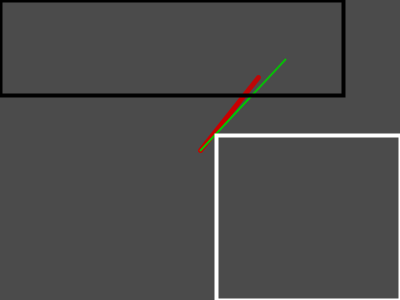
Frame 1 (no input)
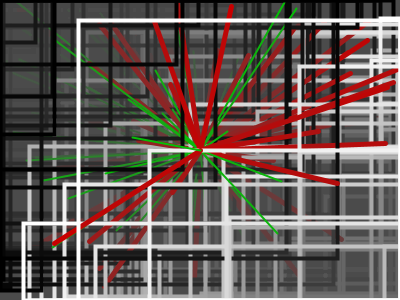
Frame 60 (the mouse pressed at the canvas centre just before this capture)
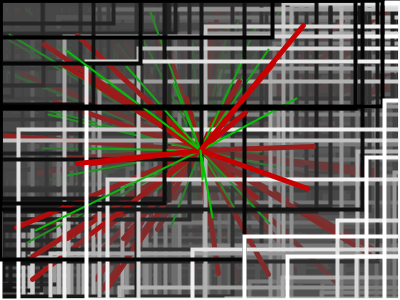
Frame 120 (the mouse held since frame 60 and released just before this capture)

The Processing sketch that drew these frames (run headless with seeded random() and noise(); from frame 60 on, the mouse is pressed at the canvas centre):

// Processing sketch: processing_36828
// ── processing_36828.pde

void setup() {
  size(400, 300);
  smooth();
  background(75);
  frameRate(3); //slows the drawing speed
}

float count = 0; //zero count
float number = 300; //count total

int numrect = 300;

void draw () {
  if (numrect>0) {
    if (count<number) { //controls red lines
      strokeWeight(5);
      stroke(200, 0, 0);
      line(200, 150, random(400), random(300));
    }
    if (count<number) { //green lines
      strokeWeight(2);
      stroke(0, 200, 0);
      line(200, 150, random(300), random(250));
    }
    if (count<number) {  //top left rect
      strokeWeight(4);
      stroke(0);
      fill(75, 20);
      rect(0, 0, random(400), random(300));
    }
    if (count<number) {  //bottom left rect
      strokeWeight(4);
      stroke(255);
      fill(75, 20);
      rect(400, 300, random(-400), random(-300));
    }
  }
}
